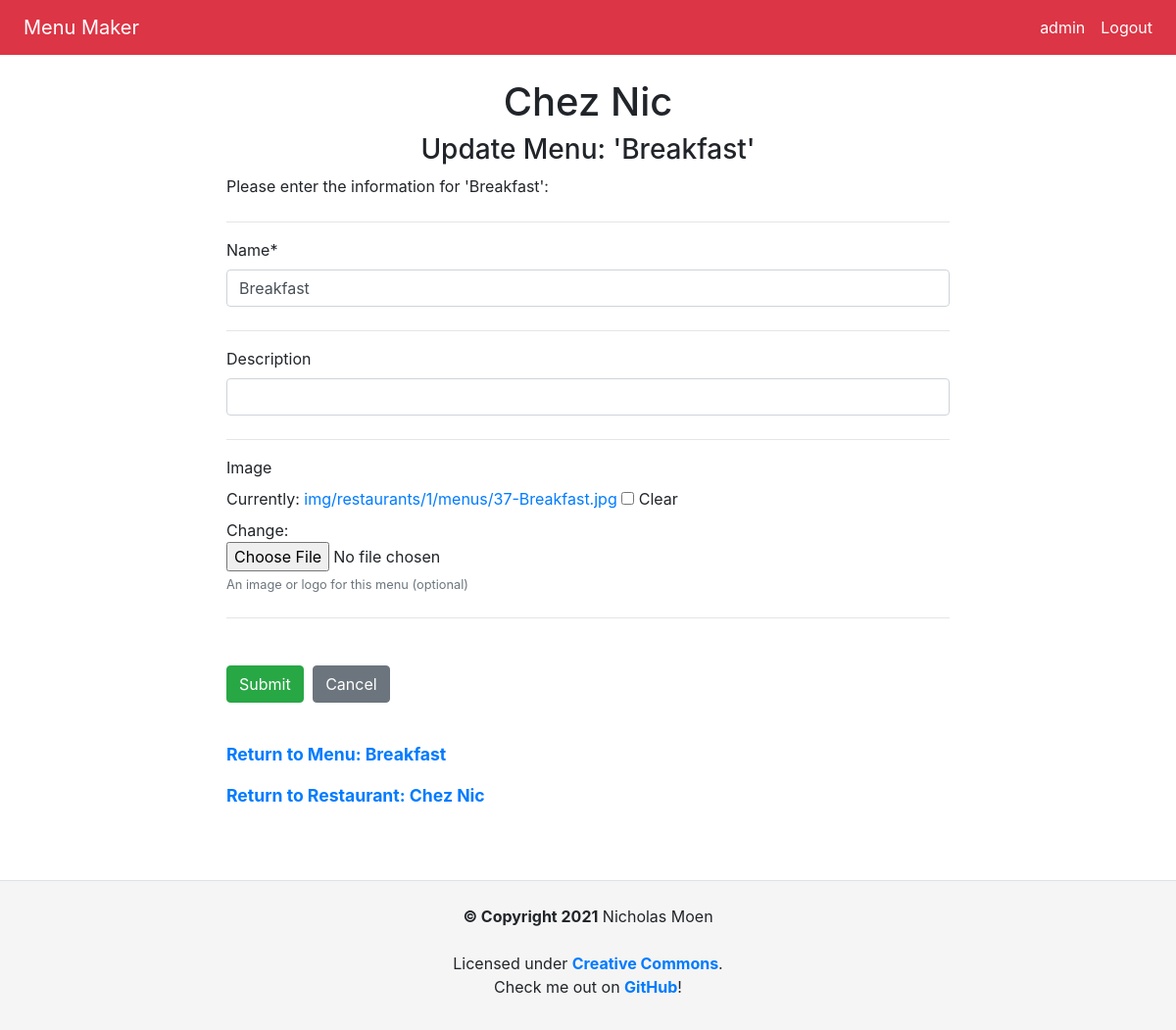
/restaurants/chez-nic/menus/breakfast/edit/ (signed in), run on an earlier commit of the app's database.
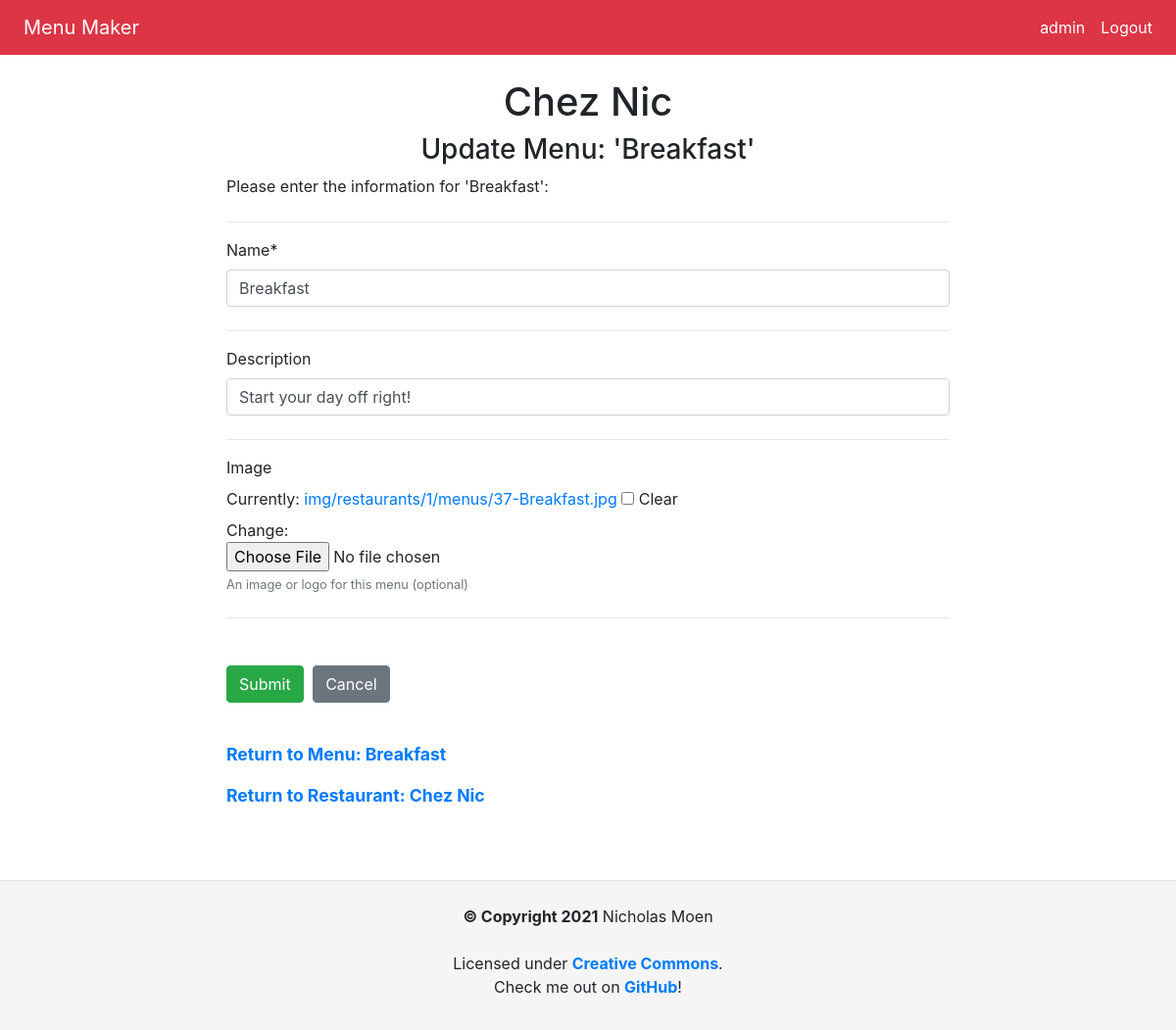
And on a later commit of the database.
### menus/models.py (models this page shows, shortened)
class Menu(models.Model):
    THEME_CHOICES = [
        ('default', "Default"),
        ('secondary', "Secondary")]
    restaurant = models.ForeignKey(
        'restaurants.Restaurant',
        on_delete=models.CASCADE)
    name = models.CharField(max_length=128, default=None, blank=False)
    slug = models.SlugField(max_length=128)
    image = models.ImageField(
        help_text="An image or logo for this menu (optional)",
        upload_to=menu_upload_to, blank=True, null=True)
    description = models.CharField(max_length=256, blank=True, null=True)
    theme = models.CharField(
        max_length=32,
        choices=THEME_CHOICES,
        default='default')
    class Meta:
        ordering = ['name']

### menus/views.py (the view)
class MenuUpdateView(
        UserHasRestaurantPermissionsMixin, SuccessMessageMixin, UpdateView):
    model = Menu
    form_class = MenuForm
    success_message = "Menu Successfully Updated: %(name)s"
    def get_context_data(self, **kwargs):
        context = super().get_context_data(**kwargs)
        context.update({'action_verb': 'Update',
                        'restaurant': self.get_object().restaurant,
                        'menu': self.get_object()})
        return context
    def get_initial(self):
        return {'restaurant': self.get_object().restaurant,
                'name': self.get_object().name}
    def get_object(self):
        return get_object_or_404(
            Menu,
            restaurant__slug=self.kwargs['restaurant_slug'],
            slug=self.kwargs['menu_slug'])

### menus/forms.py
class MenuForm(ModelForm):
    class Meta:
        model = Menu
        fields = ['restaurant', 'name', 'description', 'image']
        widgets = {'restaurant': forms.HiddenInput()}

### menus_project/context_processors.py (called while the page is built)
def project_name(request):
    return {'PROJECT_NAME': PROJECT_NAME}

### menus/templates/menus/menu_form.html (shortened to what this page needs)
{% extends 'base.html' %}
{% block body_title %}{{ restaurant.name }}{% endblock %}
{% block body_subheading %}{{ action_verb }} Menu{% if menu %}: '{{ menu.name }}'{% endif %}{% endblock %}
{% block content %}
<p>Please enter the information for {% if menu %}'{{ menu.name }}'{% else %}your menu{% endif %}:</p>
{% with form_contains_image=True %}
  {% include 'base_form.html' %}
{% endwith %}
<div id="bottom-links">
  {% if object %}
  <p><a href="{% url 'menus:menu_detail' restaurant_slug=object.restaurant.slug menu_slug=object.slug %}">Return to Menu: {{ object.name }}</a></p>
  {% endif %}
  <p><a href="{% url 'restaurants:restaurant_detail' restaurant_slug=restaurant.slug %}">Return to Restaurant: {{ restaurant.name }}</a></p>
</div>
{% endblock content %}

### templates/base_form.html (shortened to what this page needs)
{% load crispy_forms_tags %}
<form class="form" method="post"{% if form_contains_image %} enctype="multipart/form-data"{% endif %}>
  {% for field in form %}
  <div class="fieldWrapper mt-2 mb-4">
    <p>{{ field|as_crispy_field }}</p>
  </div>
  <hr>
  {% endfor %}
  <div class="form-buttons mt-5">
    <span><button class="btn btn-{% if submit_button_style %}{{ submit_button_style }}{% else %}success{% endif %} form-submit-button" type="submit">{% if submit_text %}{{ submit_text }}{% else %}Submit{% endif %}</button>
{% if cancel_url %}
    <a class="btn btn-secondary" href="{{ cancel_url }}">
      Cancel
    </a></span>
{% else %}
    <a class="btn btn-secondary" type="button" onclick="history.go(-1);">
      {% if cancel_text %}{{ cancel_text }}{% else %}Cancel{% endif %}
    </a></span>
{% endif %}
  </div>
</form>

What changed in the data, as far as the page shows it:
changed Menu "Breakfast": description (not shown) → "Start your day off right!"
